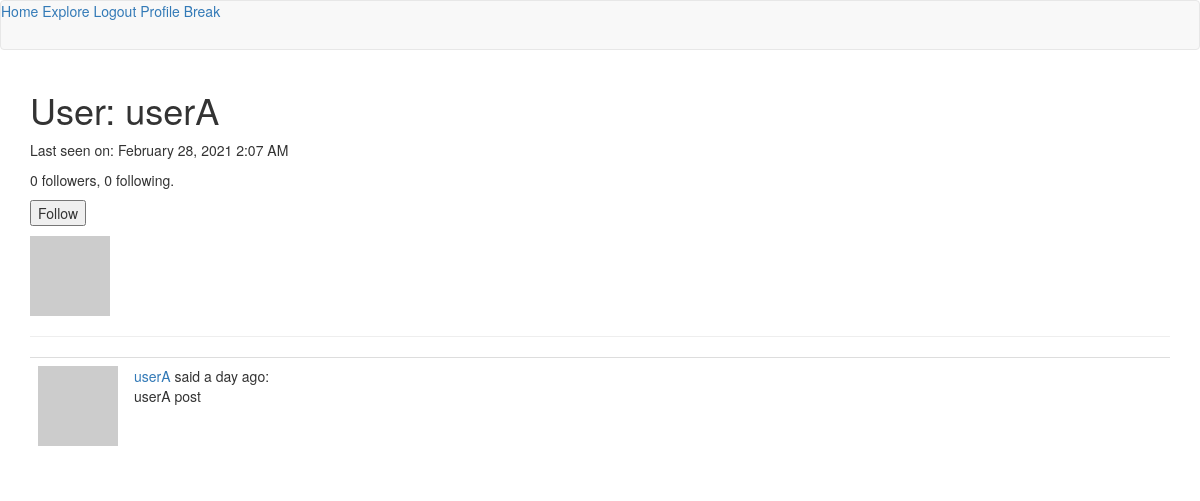
Screenshot of /user/userA (signed in) with the database file from the repository.
### app/models.py (models this page shows, shortened)
class User(UserMixin, db.Model):
    id = db.Column(db.Integer, primary_key=True)
    username = db.Column(db.String(64), index=True, unique=True)
    email = db.Column(db.String(120), index=True, unique=True)
    password_hash = db.Column(db.String(128))
    posts = db.relationship('Post', backref='author', lazy='dynamic')
    about_me = db.Column(db.String(140))
    last_seen = db.Column(db.DateTime, default=datetime.utcnow)
    '''
    implementing followers
    the following relationship implements this idea:
    A follows B. A is the left User. B is the right User.
    If we query A, we get the list of users followed by A.

    Below,
    • 'User' is the user followed by A.
    • secondary is the aux. table above this class.
    • primary join is the condition that links A to B.
        - the follower id matches self.id (first var. in this class above)
    • secondaryjoin links B to A. B is the followed user, so they have the
      same id.
    • backref

    '''
    followed = db.relationship(
        'User', secondary=followers,
        primaryjoin=(followers.c.follower_id == id),
        secondaryjoin=(followers.c.followed_id == id),
        backref=db.backref('followers', lazy='dynamic'), lazy='dynamic')
    def avatar(self, size):
        return 'https://www.gravatar.com/avatar/%s?d=identicon&s=%d' % (md5(self.email.encode('utf-8')).hexdigest(), size)
    '''
    Implement following and unfollowing other users.
    '''
    def is_following(self, user):
        return self.followed.filter(followers.c.followed_id==user.id).count() > 0

class Post(db.Model):
    id = db.Column(db.Integer, primary_key=True)
    body = db.Column(db.String(140))
    timestamp = db.Column(db.DateTime, index=True, default=datetime.utcnow)
    user_id = db.Column(db.Integer, db.ForeignKey('user.id'))

### app/routes.py (the view)
@app.route('/user/<username>')
@login_required
def user(username):
	user = User.query.filter_by(username=username).first_or_404()
	page = request.args.get('page', 1, type=int) #query string, default, type
	posts = user.posts.order_by(Post.timestamp.desc()).paginate(
		page, app.config['POSTS_PER_PAGE'], False)
	next_url = url_for('user', username=user.username, page=posts.next_num) \
		if posts.has_next else None
	prev_url = url_for('user', username=user.username, page=posts.prev_num) \
	if posts.has_prev else None
	'''
	note, above we use url_for to pass extra arguments.
	username specifies the user whose profile page we're targetting.
	the page argument is used in this function to determine which of
	this user's posts should be displayed (pagination).

	below, if we're viewing someone else's profile, form serves as the
	follow/unfollow button.
	'''
	form = EmptyForm()
	return render_template('user.html',user=user,posts=posts.items,form=form)

### app/forms.py
class EmptyForm(FlaskForm):
    submit = SubmitField('Submit')

### app/models.py (called while the page is built)
@login.user_loader
def load_user(id):
    return User.query.get(int(id))

### app/routes.py (called while the page is built)
@app.before_request
def before_request():
	if current_user.is_authenticated:
		current_user.last_seen = datetime.utcnow()
		db.session.commit()

### app/templates/user.html (shortened to what this page needs)
{% extends "base.html" %}
{% block app_content %}
    <table>
        <tr valign="top">
            <td><img src="{{ user.avatar(128) }}"></td>
            <h1>User: {{ user.username }}</h1>
            {% if user.last_seen %}
              <p>Last seen on: {{ moment(user.last_seen).format('LLL') }}</p>
            {% endif %}
              <p>{{ user.followers.count() }} followers, {{ user.followed.count() }} following.</p>
            {% if user == current_user %}
            <p><a href="{{ url_for('edit_profile') }}">Edit your profile</a></p>
            {% elif not current_user.is_following(user) %}
            <p>
              <form action="{{ url_for('follow', username=user.username) }}" method="post">
                {{ form.submit(value='Follow') }}
             </form>
           </p>
            {% endif %}
        </tr>
    </table>
    <hr>
    {% for post in posts %}
        {% include '_post.html' %}
    {% endfor %}
{% endblock %}

### app/templates/_post.html
 <table class="table table-hover">
        <tr>
            <td width="70px">
                <a href="{{ url_for('user', username=post.author.username) }}">
                    <img src="{{ post.author.avatar(70) }}" />
                </a>
            </td>
            <td>
              <a href="{{ url_for('user', username=post.author.username) }}">
                  {{ post.author.username }}
              </a>
              said {{ moment(post.timestamp).fromNow() }}:
              <br>
              {{ post.body }}
            </td>
        </tr>
    </table>

### rows the page displays
User: username "userA", last_seen "February 28, 2021 2:07 AM"
Post: author.username "userA", timestamp "a day ago", body "userA post"

### other values shown
{{ user.followers.count() }} "0"
{{ user.followed.count() }} "0"
